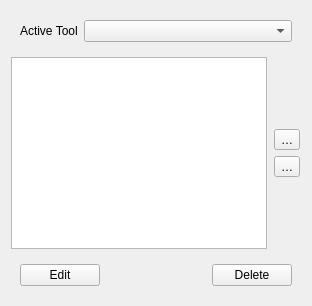
  <widget class="QWidget" name="tabWorkplan">
   <attribute name="title">
    <string>Workplan</string>
   </attribute>
   <layout class="QVBoxLayout" name="verticalLayout_4">
    <item>
     <widget class="QWidget" name="activeToolGroup" native="true">
      <layout class="QFormLayout" name="formLayout_3">
       <property name="fieldGrowthPolicy">
        <enum>QFormLayout::AllNonFixedFieldsGrow</enum>
       </property>
       <item row="0" column="0">
        <widget class="QLabel" name="label_18">
         <property name="text">
          <string>Active Tool</string>
         </property>
        </widget>
       </item>
       <item row="0" column="1">
        <widget class="QComboBox" name="activeToolController"/>
       </item>
      </layout>
     </widget>
    </item>
    <item>
     <layout class="QHBoxLayout" name="horizontalLayout_4">
      <item>
       <widget class="QListWidget" name="operationsList">
        <property name="dragDropMode">
         <enum>QAbstractItemView::InternalMove</enum>
        </property>
       </widget>
      </item>
      <item>
       <widget class="QWidget" name="operationMove" native="true">
        <layout class="QVBoxLayout" name="verticalLayout_2">
         <property name="leftMargin">
          <number>1</number>
         </property>
         <property name="topMargin">
          <number>1</number>
         </property>
         <property name="rightMargin">
          <number>1</number>
         </property>
         <property name="bottomMargin">
          <number>1</number>
         </property>
         <item>
          <spacer name="verticalSpacer_6">
           <property name="orientation">
            <enum>Qt::Vertical</enum>
           </property>
           <property name="sizeHint" stdset="0">
            <size>
             <width>20</width>
             <height>40</height>
            </size>
           </property>
          </spacer>
         </item>
         <item>
          <widget class="QToolButton" name="operationUp">
           <property name="text">
            <string notr="true">…</string>
           </property>
           <property name="icon">
            <iconset resource="../../../../../Gui/Icons/resource.qrc">
             <normaloff>:/icons/button_up.svg</normaloff>:/icons/button_up.svg</iconset>
           </property>
          </widget>
         </item>
         <item>
          <widget class="QToolButton" name="operationDown">
           <property name="text">
            <string notr="true">…</string>
           </property>
           <property name="icon">
            <iconset resource="../../../../../Gui/Icons/resource.qrc">
             <normaloff>:/icons/button_down.svg</normaloff>:/icons/button_down.svg</iconset>
           </property>
          </widget>
         </item>
         <item>
          <spacer name="verticalSpacer_7">
           <property name="orientation">
            <enum>Qt::Vertical</enum>
           </property>
           <property name="sizeHint" stdset="0">
            <size>
             <width>20</width>
             <height>40</height>
            </size>
           </property>
          </spacer>
         </item>
        </layout>
       </widget>
      </item>
     </layout>
    </item>
    <item>
     <widget class="QWidget" name="operationModify" native="true">
      <layout class="QHBoxLayout" name="horizontalLayout_3">
       <item>
        <widget class="QPushButton" name="operationEdit">
         <property name="text">
          <string>Edit</string>
         </property>
        </widget>
       </item>
       <item>
        <spacer name="horizontalSpacer_3">
         <property name="orientation">
          <enum>Qt::Horizontal</enum>
         </property>
         <property name="sizeHint" stdset="0">
          <size>
           <width>40</width>
           <height>20</height>
          </size>
         </property>
        </spacer>
       </item>
       <item>
        <widget class="QPushButton" name="operationDelete">
         <property name="text">
          <string>Delete</string>
         </property>
        </widget>
       </item>
      </layout>
     </widget>
    </item>
   </layout>
  </widget>
